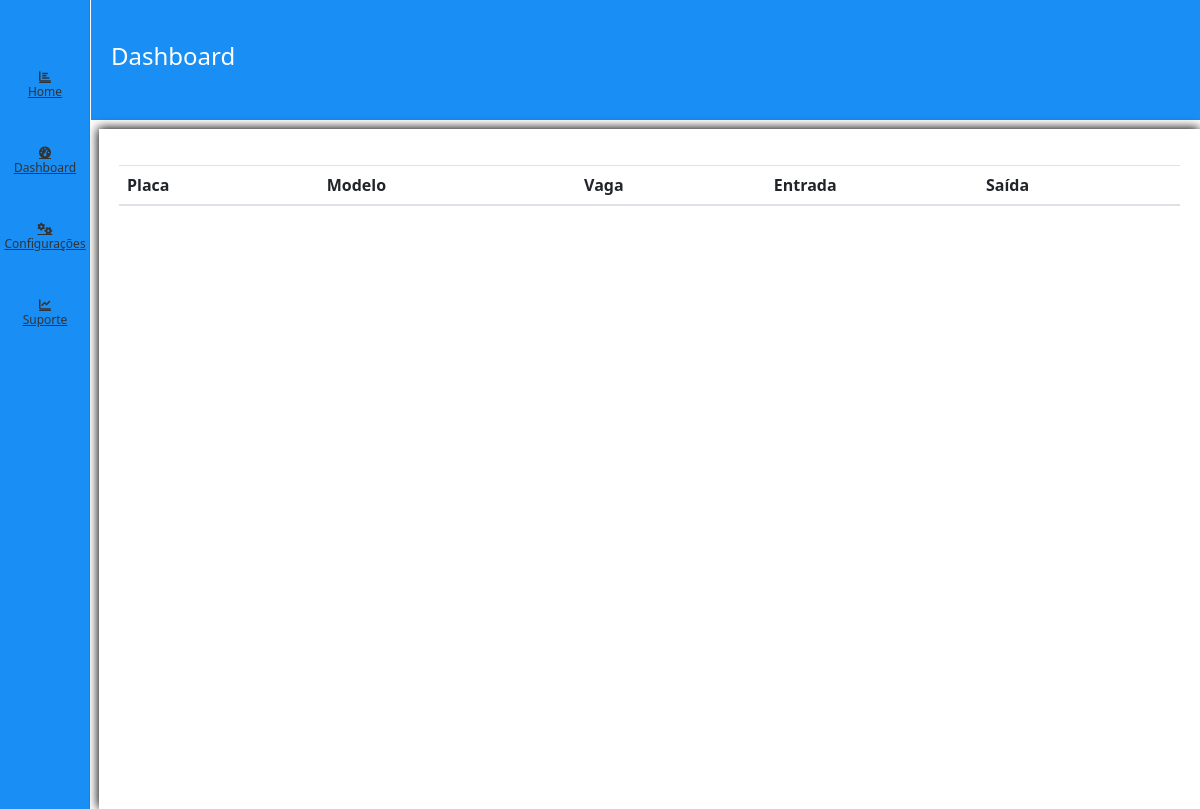
Before: /pages/dashboard.php with the older database file.
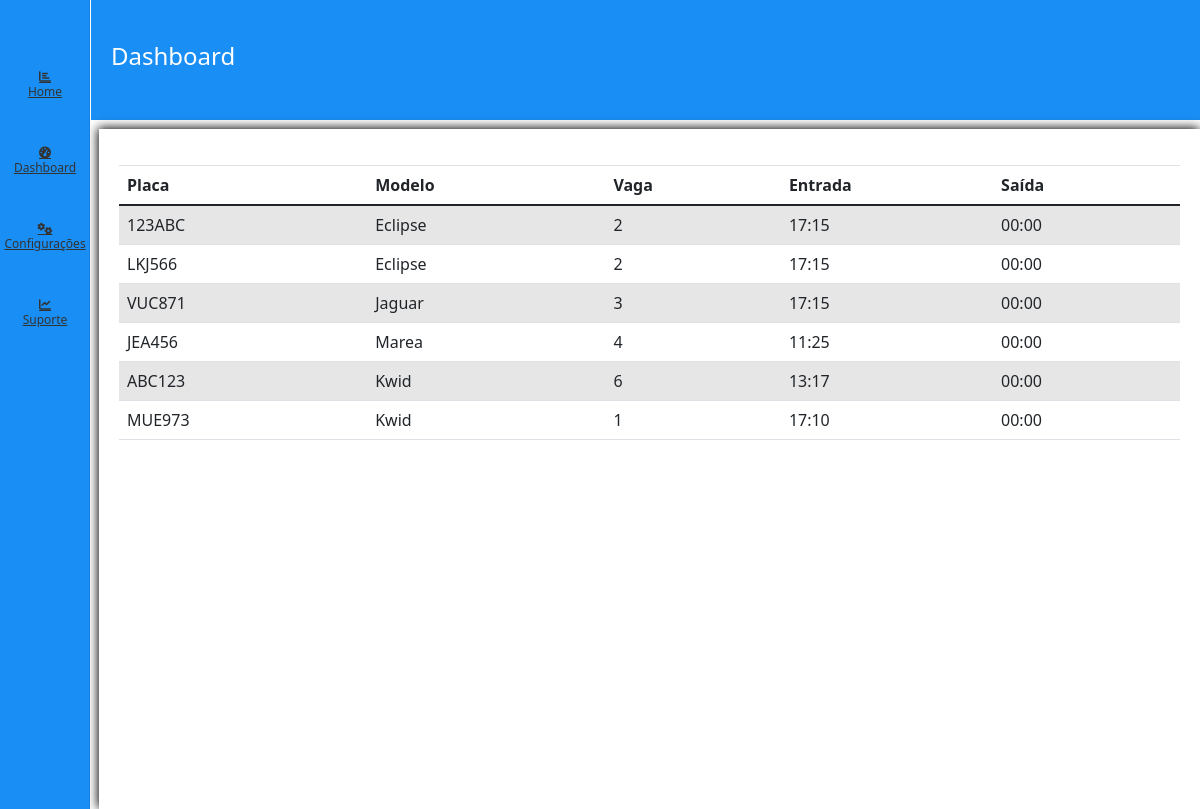
After: the same page with the newer database file.
### tables this page shows
CREATE TABLE IF NOT EXISTS `registros` (
  `id_registro` int(11) NOT NULL AUTO_INCREMENT,
  `categoria` varchar(50) NOT NULL DEFAULT '0',
  `placa_auto` varchar(50) DEFAULT NULL,
  `modelo_auto` varchar(50) DEFAULT NULL,
  `vaga_auto` int(11) DEFAULT NULL,
  `data_ocorrencia_auto` date DEFAULT NULL,
  `entrada_auto` bigint(20) DEFAULT NULL,
  `saida_auto` bigint(20) DEFAULT NULL,
  `status_pago_auto` int(11) DEFAULT NULL,
  `id_estacionamento` int(11) DEFAULT NULL,
  PRIMARY KEY (`id_registro`) USING BTREE,
  KEY `id_estacionamento` (`id_estacionamento`),
  CONSTRAINT `estac` FOREIGN KEY (`id_estacionamento`) REFERENCES `usuarios` (`id_estac`) ON DELETE NO ACTION ON UPDATE NO ACTION
);

### func/Function_registros.php (called while the page is built, shortened)
<?php
function listar_registros($conn, $id_estacionamento)
{
    $query = "SELECT * FROM registros WHERE id_estacionamento = ?";
    $stmt = $conn->prepare($query);
    $stmt->bind_param("i", $id_estacionamento);
    if (!$stmt->execute()) {
        return "Erro ao executar a consulta: " . $stmt->error;
    }
    $result = $stmt->get_result();
    if ($result->num_rows === 0) {
        return "Nenhum carro encontrado para o estacionamento com o ID " . $id_estacionamento;
    }
    $dados = array();
    while ($row = $result->fetch_assoc()) {
        $dados[] = $row;
    }
    return $dados;
}

### pages/dashboard.php (the view, shortened to what this page needs)
<?php
require "header.php";
require "../func/Function_grafico.php";
$registros = listar_registros($conn, 1);
?>
<div class="content_main" id="container-form">
    <table id="tabelaCarros" class="table table-striped table-hover">
        <thead>
            <tr>
                <th scope="col">Placa</th>
                <th scope="col">Modelo</th>
                <th scope="col">Vaga</th>
                <th style=" width: 20%;" scope="col">Entrada</th>
                <th scope="col">Saída</th>
            </tr>
        </thead>
        <?php if ($registros) {
            foreach ($registros as $registro) {
                echo "<tr>";
                echo "<td>" . $registro['placa_auto'] . "</td>";
                echo "<td>" . $registro['modelo_auto'] . "</td>";
                echo "<td>" . $registro['vaga_auto'] . "</td>";
                echo "<td>" . date('H:i', $registro['entrada_auto'] / 1000) . "</td>";
                echo "<td>" . date('H:i', $registro['saida_auto'] / 1000) . "</td>";
                echo "</tr>";
            }
        } ?></tbody>
    </table>
</div>

### pages/header.php (shortened to what this page needs)
<head>
    <link href="https://stackpath.bootstrapcdn.com/bootstrap/4.5.2/css/bootstrap.min.css" rel="stylesheet">
    <link href="https://cdnjs.cloudflare.com/ajax/libs/font-awesome/6.0.0-beta3/css/all.min.css" rel="stylesheet">
    <link href="https://cdn.jsdelivr.net/npm/bootstrap@5.0.2/dist/css/bootstrap.min.css" rel="stylesheet"
>
    <link rel="stylesheet" type="text/css" href="../css/style.css">
</head>
<div class="sidebar">
    <ul>
        <li class="<?php echo (basename($_SERVER['PHP_SELF'], '.php') == "home") ? "active" : ''; ?>"><a
                href="home.php"><i class="fas fa-chart-bar"></i> Home</a></li>
        <li><a href="dashboard.php"><i
                    class="<?php echo (basename($_SERVER['PHP_SELF'], '.php') == "Dashboard") ? "active" : ''; ?> fas fa-tachometer-alt"></i>
                Dashboard</a></li>
        <li><a href="configuracoes.php"><i
                    class="<?php echo (basename($_SERVER['PHP_SELF'], '.php') == "Configuracoes") ? "active" : ''; ?> fas fa-cogs"></i>
                Configurações</a></li>
        <li><a href="relatar.php" target="_blank"><i
                    class="<?php echo (basename($_SERVER['PHP_SELF'], '.php') == "Relatar") ? "active" : ''; ?> fas fa-chart-line"></i>
                Suporte</a></li>
    </ul>
</div>
<div class="content_header">
    <h4><?php echo ucfirst(basename($_SERVER['PHP_SELF'], '.php')) ?></h4>
</div>

### css/style.css (style rules this page uses)
.sidebar { background-color: #198ef4 !important; width: 90px; position: fixed; top: 0; bottom: 0; left: 0; z-index: 100; padding: 48px 0 0; box-shadow: inset -1px 0 0 rgba(0, 0, 0, .1); transition: width 0.3s ease; justify-content: center; }
.sidebar ul { list-style-type: none; padding: 0; }
.sidebar ul li { padding: 8px 16px; }
.sidebar ul li a { color: #333; }
.content_header { align-items: center; color: white; margin-left: 91px; padding: 20px; justify-content: space-between; height: 15vh; display: flex; background-color: #198ef4 !important; transition: margin-left 0.3s ease; }
.content_main { margin-left: 99px; margin-top: 9px; padding: 20px; min-height: 85vh; background-color: #fff; box-shadow: -1px -1px 10px black; transition: margin-left 0.3s ease; }
.sidebar li a { font-size: 12px; display: flex; flex-direction: column; align-items: center; }
.sidebar li a { margin: 15px auto; }

Changed rows visible on the page:
added registros: placa_auto "123ABC", modelo_auto "Eclipse", vaga_auto "2", entrada_auto "17:15", saida_auto "00:00"
added registros: placa_auto "LKJ566", modelo_auto "Eclipse", vaga_auto "2", entrada_auto "17:15", saida_auto "00:00"
added registros: placa_auto "VUC871", modelo_auto "Jaguar", vaga_auto "3", entrada_auto "17:15", saida_auto "00:00"
added registros: placa_auto "JEA456", modelo_auto "Marea", vaga_auto "4", entrada_auto "11:25", saida_auto "00:00"
added registros: placa_auto "ABC123", modelo_auto "Kwid", vaga_auto "6", entrada_auto "13:17", saida_auto "00:00"
added registros: placa_auto "MUE973", modelo_auto "Kwid", vaga_auto "1", entrada_auto "17:10", saida_auto "00:00"
